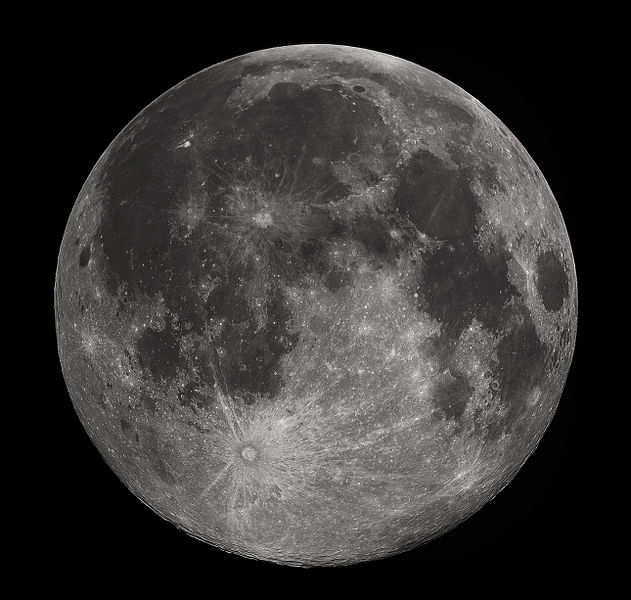
#> input picture Chapter 05/moonFree.jpg, 631 x 600 px
$ jupyter execute --allow-errors fftPyCUDA.ipynb   (shell and % lines are left out)
#> lines starting #> are read from the running program, lines starting #| are printed output that depends on the picture
Imports.

[cell 1]
import numpy as np
import pycuda.autoinit
import pycuda.gpuarray as gpuarray
import skcuda.fft as cu_fft

import cv2
import matplotlib.pyplot as plt

Loading the image. ```.astype(float)``` copies the array and casts it to ```float```. ```np.asarray``` converts a list to an array.

[cell 2]
filename    = 'moonFree.jpg'
img         = cv2.imread(filename, cv2.IMREAD_GRAYSCALE)
#> img: shape (600, 631); min 0, max 255, mean 52.7
img         = img.astype(float)
img         = np.asarray(img, float)

plt.figure(1)
plt.imshow(img)
plt.colorbar()
plt.title('Input image')

print(img.dtype)
#| float64
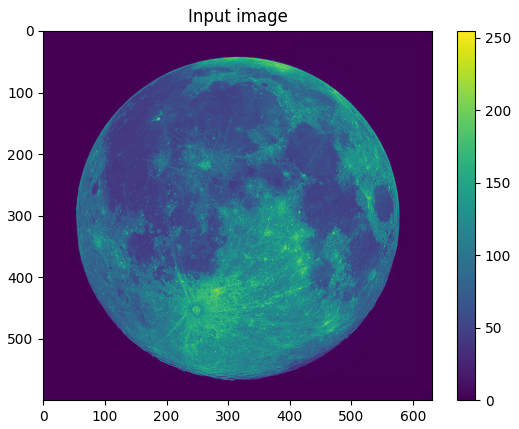
#> figure drawn by matplotlib, 2 panels

Numpy FFT.

[cell 3]
fft1 = np.fft.fftshift(np.fft.fft2(img))

plt.figure(2)
plt.imshow(20 * np.log10(np.abs(fft1)))
plt.colorbar()
plt.title('Numpy FFT')

print(fft1.dtype)
#| complex128
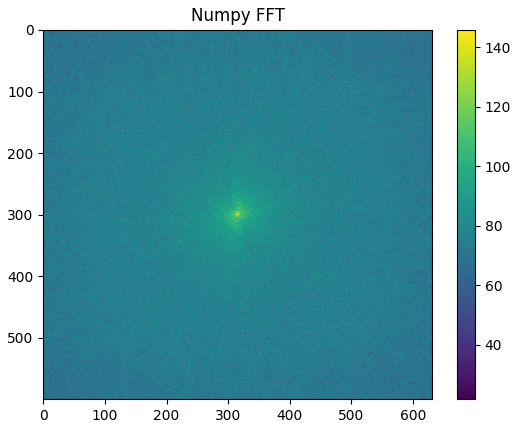
#> figure drawn by matplotlib, 2 panels

CUDA FFT.

[cell 4]
# --- Get the array shape
n1, n2 = img.shape
#> n1 = 600; n2 = 631

# --- Move the image from host to device
#> (the rest of this cell did not finish here and is left out)

Numpy IFFT.

[cell 5]
img1 = np.real(np.fft.ifft2(np.fft.ifftshift(fft1)))

plt.figure(4)
plt.imshow(np.abs(img1))
plt.colorbar()
plt.title('Numpy IFFT - amplitude')

plt.figure(5)
plt.imshow(np.angle(img1))
plt.colorbar()
plt.title('Numpy IFFT - phase')
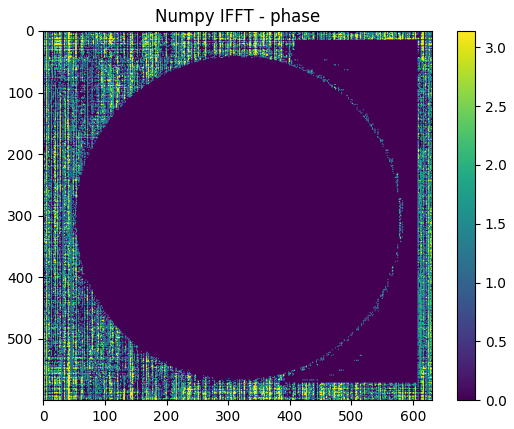
#> figure drawn by matplotlib, 2 panels
